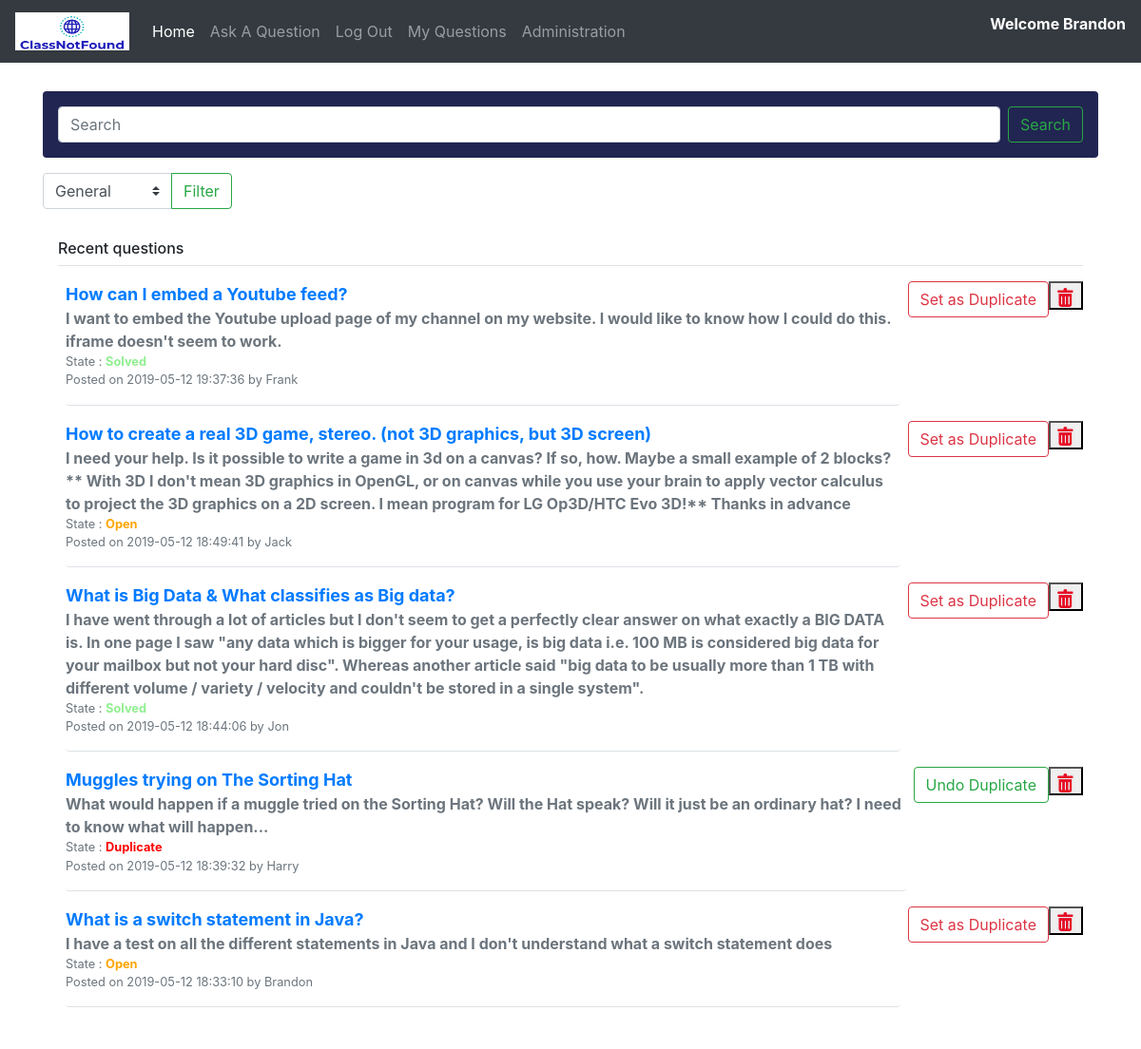
The app's page /index.php?action=homepage (signed in) with its own data.
### tables this page shows
CREATE TABLE IF NOT EXISTS `questions` (
  `question_id` int(11) NOT NULL AUTO_INCREMENT,
  `user_id` int(11) NOT NULL,
  `category_id` int(255) NOT NULL,
  `title` varchar(255) NOT NULL,
  `subject` text NOT NULL,
  `creation_date` timestamp NOT NULL,
  `state` set('Open','Solved','Duplicate') NOT NULL,
  PRIMARY KEY (`question_id`),
  KEY `category_id` (`category_id`),
  KEY `user_id` (`user_id`)
);

CREATE TABLE IF NOT EXISTS `users` (
  `user_id` int(11) NOT NULL AUTO_INCREMENT,
  `first_name` varchar(255) NOT NULL,
  `last_name` varchar(255) NOT NULL,
  `email` varchar(255) NOT NULL,
  `password` varchar(255) NOT NULL,
  `admin` tinyint(1) NOT NULL,
  `state` set('Active','Suspended') NOT NULL,
  `image` varchar(255) DEFAULT NULL,
  PRIMARY KEY (`user_id`)
);

### controllers/HomepageController.php (called while the page is built, shortened)
<?php
class HomepageController
{
    private $_db;
    public function __construct($db){
        $this->_db = $db;
    }
    public function run(){
        if(!empty($_SESSION['login'])){
            $logged=$_SESSION['login'];
            $admin=$_SESSION['admin'];
        }
        $tableQuestion = array();
        $arrayCategories = $this->_db->select_all_categories();
        if(isset($_POST['filterQuestions'])){
            $selectedCategory = $_POST['Category'];
            $tableQuestion = $this->_db->filterCategory($selectedCategory);
        }elseif (!empty($_POST["searchbar"])){
            $tableQuestion = $this->_db->searchQuestion($_POST["searchbar"]);
        }else{
            $tableQuestion = $this->_db->select_questions();
        }
        require_once (VIEWS_PATH . 'homepage.php');
    }
}
?>

### index.php (called while the page is built, shortened)
<?php
require_once(VIEWS_PATH.'header.php');
require_once ('models/Db.php');
$db = Db::getInstancce();
switch ($_GET['action']){
    default :
        require_once('controllers/HomepageController.php');
        $controller = new HomepageController($db);
        break;
}
$controller->run();
require_once(VIEWS_PATH.'footer.php');
?>

### models/Db.php (called while the page is built, shortened)
<?php
class Db
{
    private $_db;
    private function __construct()
    {
        try {
            $array= parse_ini_file('config/config.ini');
            $this->_db = new PDO($array['db_name'],$array['db_user'],$array['db_password']);
            $this->_db->setAttribute(PDO::ATTR_ERRMODE, PDO::ERRMODE_EXCEPTION);
            $this->_db->setAttribute(PDO::ATTR_DEFAULT_FETCH_MODE, PDO::FETCH_OBJ);
        } catch (PDOException $e) {
            die('Erreur de connexion à la base de données : ' . $e->getMessage());
        }
    }
    public function select_all_categories()
    {
        $query = 'SELECT category_id, category_name FROM categories';
        $array = array();
        $ps = $this->_db->prepare($query);
        $ps->execute();
        if ($ps->rowCount() != 0) {
            while ($row = $ps->fetch()) {
                $array[] = new Category($row->category_id, $row->category_name);
            }
        }
        return $array;
    }
    public function select_questions()
    {
        $table = array();
        $query = 'SELECT q.question_id,q.user_id,q.category_id,q.title,q.subject,q.creation_date,q.state,c.category_name,u.first_name,u.last_name FROM questions q,users u,categories c WHERE (q.user_id = u.user_id)AND(q.category_id = c.category_id) ORDER BY q.creation_date DESC ';
        $ps = $this->_db->prepare($query);
        $ps->execute();
        while ($row = $ps->fetch()) {
            $table[] = new Question($row->question_id, $row->first_name, $row->category_name, $row->title, $row->subject, $row->creation_date, $row->state);
        }
        return $table;
    }
}

### models/Category.php (called while the page is built, shortened)
<?php
class Category
{
    private $_name;
    public function __construct($category_id,$_name)
    {
        $this->_name = $_name;
    }
    public function getName()
    {
        return $this->_name;
    }
}

### models/Question.php (called while the page is built, shortened)
<?php
class Question
{
    private $_question_id;
    private $_userFirstName;
    private $_title;
    private $_subject;
    private $_creation_date;
    private $_state;
    public function __construct($question_id, $userFirstName, $category, $title, $subject, $creation_date, $state)
    {
        $this->_question_id = $question_id;
        $this->_title = $title;
        $this->_subject = $subject;
        $this->_creation_date = $creation_date;
        $this->_userFirstName = $userFirstName;
        $this->_state = $state;
    }
    public function getTitle()
    {
        return $this->_title;
    }
    public function getSubject()
    {
        return $this->_subject;
    }
    public function getCreationDate()
    {
        return $this->_creation_date;
    }
    public function getState()
    {
        return $this->_state;
    }
    public function getQuestionId()
    {
        return $this->_question_id;
    }
    public function getUserFirstName()
    {
        return htmlspecialchars($this->_userFirstName);
    }
}

### views/homepage.php (the view, shortened to what this page needs)
<section role="main" class="container">
    <form action=index.php?action=home method="post">
        <div class="d-flex align-items-center p-3 my-3 text-white-50 bg-purple rounded box-shadow red">
            <input class="form-control mr-sm-2" type="text" name="searchbar" placeholder="Search" aria-label="Search">
            <input class="btn btn-outline-success my-2 my-sm-0" type="submit" value="Search">
        </div>
    </form>
    <form class="form-inline my-2 my-lg-0" action=index.php?action=home method="post">
        <div class="input-group">
            <select class="custom-select" name="Category">
                <?php for ($i = 0; $i < count($arrayCategories); $i++) { ?>
                    <option value="<?php echo $i + 1 ?>"> <?php echo $arrayCategories[$i]->getName() ?></option>
                <?php } ?>
            </select>
            <div class="input-group-append">
                <input class="btn btn-outline-success my-2 my-sm-0" type="submit" name="filterQuestions" value="Filter">
            </div>
        </div>
    </form>
    <form action=index.php?action=home method="post">
        <div class="my-3 p-3 bg-white rounded box-shadow">
            <h6 class="border-bottom border-gray pb-2 mb-0">Recent questions</h6>
            <?php if (!empty($tableQuestion)) { ?>
                <?php foreach ($tableQuestion as $i => $question) { ?>
                    <div class="media text-muted pt-3">
                        <p class="media-body pb-3 mb-0 small lh-125 border-bottom border-gray mr-2 rounded">
                            <strong class="d-block text-gray-dark"><a id="question" href="index.php?action=question&questionId=<?php echo $question->getQuestionId() ?>"><?php echo $question->getTitle() ?></a></strong>
                            <a id="subject" class="subject"><?php echo $question->getSubject() ?></a>
                            <br>
                            State : <?php if ($question->getState() == "Open") { ?>
                                <span id="open"><?php echo $question->getState() ?></span>
                            <?php } else if ($question->getState() == "Solved") { ?>
                                <span id="solved"><?php echo $question->getState() ?></span>
                            <?php } else { ?>
                                <span id="duplicate"><?php echo $question->getState() ?></span>
                            <?php } ?>
                            <br>
                            Posted on <?php echo $question->getCreationDate() ?> by <?php echo $question->getUserFirstName() ?>
                            <br>
                        </p>
                        <?php if (isset($logged)&& $admin==true) { ?>
                        <button <?php if ($question->getState() == "Duplicate") {?> class="btn btn-outline-success btn-rounded waves-effect" type="submit" name="duplicate" value="<?php echo $question->getQuestionId() ?>"> <?php }else{?>
                            <button class="btn btn-outline-danger btn-rounded waves-effect" type="submit" name="duplicate" value="<?php echo $question->getQuestionId() ?>"><?php }?>   <?php if ($question->getState() == "Open"||$question->getState() == "Solved") {?> Set as Duplicate<?php }else{?>Undo Duplicate<?php }?></button>
                            <button type="submit" name="deleteQuestion" value="<?php echo $tableQuestion[$i]->getQuestionId()?>">
                                <img src="views/images/627249-delete3-512.png" alt="Suspension button" width="20px">
                            </button>
                        <?php }?>
                    </div>
                <?php }
            } ?>
        </div>
    </form>
</section>

### views/css/Style.css (style rules this page uses)
.red { background-color: rgb(33, 37, 81); }
.subject { font-weight: bold; }
body { margin: 0px; padding-top: 80px; height: 100%; }
#question { font-size: large; }
#subject { font-size: medium; }
#open { color: orange; font-weight: bolder; }
#solved { color: lightgreen; font-weight: bolder; }
#duplicate { color: red; font-weight: bolder; }

### records on screen
questions: title "How can I embed a Youtube feed?", subject "I want to embed the Youtube upload page of my channel on my website. I would like to know how I could do this. iframe doesn't seem to work.", state "Solved", creation_date "2019-05-12 19:37:36", user.first_name "Frank", shows "Set as Duplicate", $tableQuestion[$i]->getQuestionId() 5 (drawn)
questions: title "How to create a real 3D game, stereo. (not 3D graphics, but 3D screen)", subject "I need your help. Is it possible to write a game in 3d on a canvas? If so, how. Maybe a small example of 2 blocks? ** With 3D I don't mean 3D graphics in OpenGL, or on canvas while you use your brain to apply vector calculus to project the 3D graphics on a 2D screen. I mean program for LG Op3D/HTC Evo 3D!** Thanks in advance", state "Open", creation_date "2019-05-12 18:49:41", user.first_name "Jack", shows "Set as Duplicate", $tableQuestion[$i]->getQuestionId() 4 (drawn)
questions: title "What is Big Data & What classifies as Big data?", subject "I have went through a lot of articles but I don't seem to get a perfectly clear answer on what exactly a BIG DATA is. In one page I saw \"any data which is bigger for your usage, is big data i.e. 100 MB is considered big data for your mailbox but not your hard disc\". Whereas another article said \"big data to be usually more than 1 TB with different volume / variety / velocity and couldn't be stored in a single system\".", state "Solved", creation_date "2019-05-12 18:44:06", user.first_name "Jon", shows "Set as Duplicate", $tableQuestion[$i]->getQuestionId() 3 (drawn)
questions: title "Muggles trying on The Sorting Hat", subject "What would happen if a muggle tried on the Sorting Hat? Will the Hat speak? Will it just be an ordinary hat? I need to know what will happen...", state "Duplicate", creation_date "2019-05-12 18:39:32", user.first_name "Harry", shows "Undo Duplicate", $tableQuestion[$i]->getQuestionId() 2 (drawn)
questions: title "What is a switch statement in Java?", subject "I have a test on all the different statements in Java and I don't understand what a switch statement does", state "Open", creation_date "2019-05-12 18:33:10", user.first_name "Brandon", shows "Set as Duplicate", $tableQuestion[$i]->getQuestionId() 1 (drawn)

### other values on screen
$login_session "Brandon"
form field Category "General"
